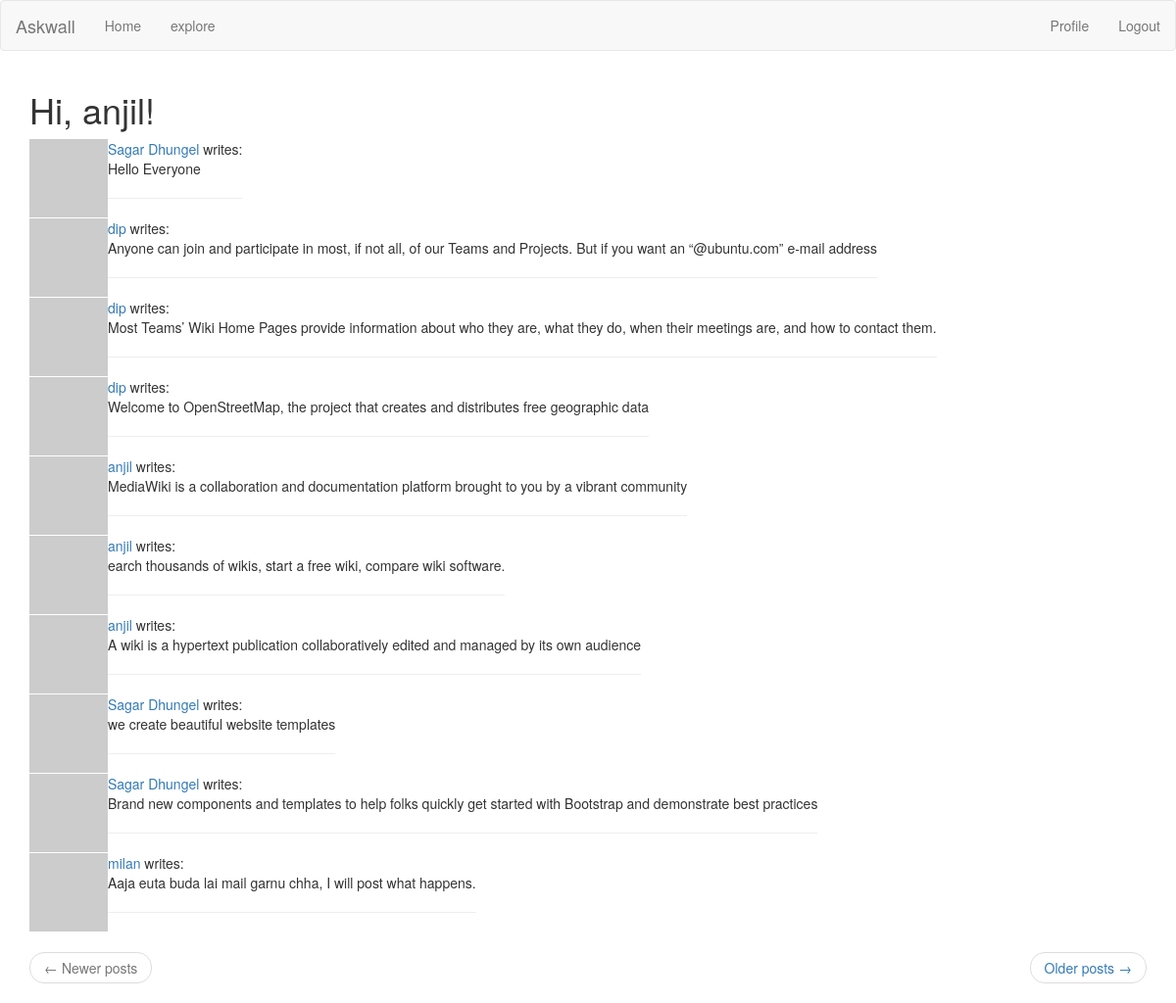
The page /explore (signed in) on the database its author committed.
### app/models.py (models this page shows, shortened)
class User(UserMixin, db.Model):
	id = db.Column(db.Integer, primary_key= True)
	username = db.Column(db.String(64), index = True)
	profile_name = db.Column(db.String(64))
	email = db.Column(db.String(120), index = True)
	password_hash = db.Column(db.String(128))
	posts = db.relationship('Post', backref='author', lazy='dynamic')
	about_me = db.Column(db.String(150))
	last_seen = db.Column(db.DateTime, default=datetime.utcnow)
	followed = db.relationship(
		'User', secondary=followers,
		primaryjoin = (followers.c.follower_id == id),
		secondaryjoin = (followers.c.followed_id == id),
		backref = db.backref('followers', lazy='dynamic'), lazy ='dynamic')
	def avatar(self, size):
		digest = md5(self.email.lower().encode('utf-8')).hexdigest()
		return 'http://www.gravatar.com/avatar/{}?d=identicon&s={}'.format(digest, size)

class Post(db.Model):
	id = db.Column(db.Integer, primary_key = True)
	body = db.Column(db.String(140))
	timestamp = db.Column(db.DateTime, index= True, default=datetime.utcnow)
	user_id = db.Column(db.Integer, db.ForeignKey('user.id'))

### app/routes.py (the view)
@app.route('/explore')
@login_required
def explore():
	page = request.args.get('page', 1, type=int)
	posts = Post.query.order_by(Post.timestamp.desc()).paginate(
		page, app.config['POSTS_PER_PAGE'], False)
	next_url = url_for('index', page=posts.next_num) if posts.has_next else None
	prev_url = url_for('index', page = posts.prev_num) if posts.has_prev else None
	return render_template('index.html', title='explore', posts = posts.items, next_url=next_url, prev_url = prev_url)

### app/models.py (called while the page is built)
@login.user_loader
def load_user(id):
	return User.query.get(int(id))

### app/routes.py (called while the page is built)
@app.before_request
def before_request():
	if current_user.is_authenticated:
		current_user.last_seen = datetime.utcnow()
		db.session.commit()

### app/templates/index.html (shortened to what this page needs)
{% extends "base.html" %}
{% import 'bootstrap/wtf.html' as wtf %}
{% block app_content %}
    <h1>Hi, {{ current_user.username }}!</h1>
    {% for post in posts %}
        {% include '_post.html' %}
    {% endfor %}
    <nav aria-label="...">
        <ul class="pager">
            <li class="previous{% if not prev_url %} disabled{% endif %}">
                <a href="{{ prev_url or '#' }}">
                    <span aria-hidden="true">&larr;</span> Newer posts
                </a>
            </li>
            <li class="next{% if not next_url %} disabled{% endif %}">
                <a href="{{ next_url or '#' }}">
                    Older posts <span aria-hidden="true">&rarr;</span>
                </a>
            </li>
        </ul>
    </nav>
{% endblock %}

### app/templates/_post.html
<table>
    <tr valign="top">
        <td><img src="{{ post.author.avatar(40) }}"></td>
        <td>{% if post.author.profile_name %}
	        	<a href="{{ url_for('user', username=post.author.username) }}">{{ post.author.profile_name }}</a>
        	{% else %}
        		<a href="{{ url_for('user', username=post.author.username) }}">{{ post.author.username }}</a>
        	{% endif %} writes:<br>{{ post.body }}<hr></td>
    </tr>
</table>

### rows shown on the page
User: username "anjil"
Post: author.profile_name "Sagar Dhungel", body "Hello Everyone"
Post: author.username "dip", body "Anyone can join and participate in most, if not all, of our Teams and Projects. But if you want an “@ubuntu.com” e-mail address"
Post: author.username "dip", body "Most Teams’ Wiki Home Pages provide information about who they are, what they do, when their meetings are, and how to contact them."
Post: author.username "dip", body "Welcome to OpenStreetMap, the project that creates and distributes free geographic data"
Post: author.username "anjil", body "MediaWiki is a collaboration and documentation platform brought to you by a vibrant community"
Post: author.username "anjil", body "earch thousands of wikis, start a free wiki, compare wiki software."
Post: author.username "anjil", body "A wiki is a hypertext publication collaboratively edited and managed by its own audience"
Post: author.profile_name "Sagar Dhungel", body "we create beautiful website templates"
Post: author.profile_name "Sagar Dhungel", body "Brand new components and templates to help folks quickly get started with Bootstrap and demonstrate best practices"
Post: author.username "milan", body "Aaja euta buda lai mail garnu chha, I will post what happens."
